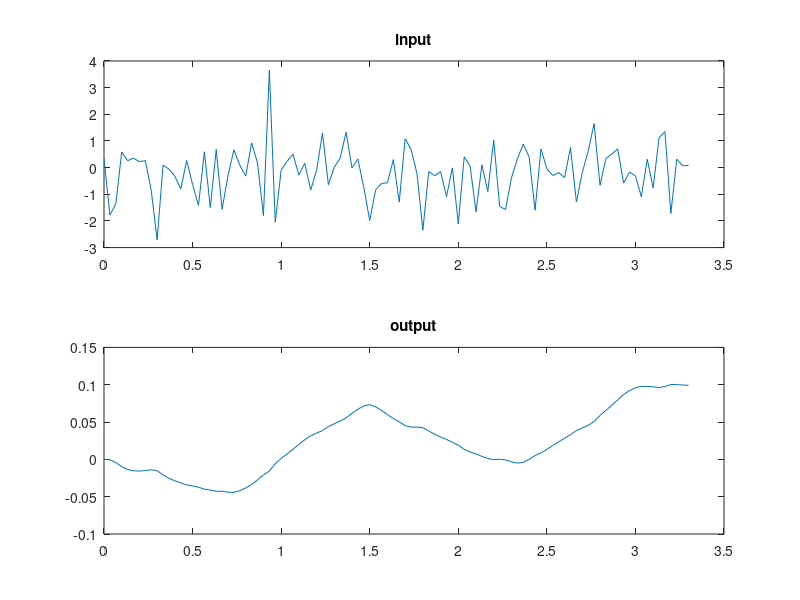
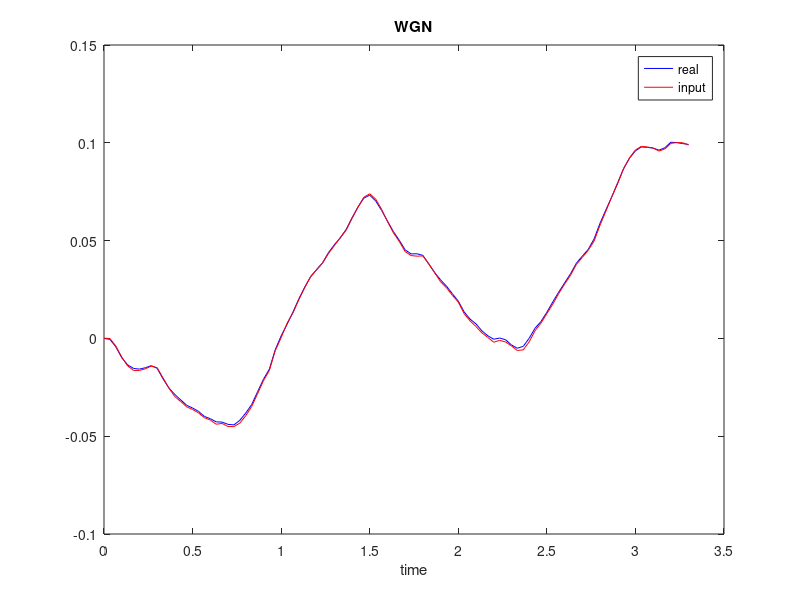

The MATLAB source for these figures, in order: (Note: this script raises an error after producing the figures.)
clc
clear
close all;

G=tf([5 0 -5],[2 14 36 44 24]);
P=pole(G);
Ts=(1/(max(abs(P))))*0.1;

%identification using WGN signal and LS
u = wgn(100,1,0);
t=0:Ts:Ts*99;

[y_id,t_id]=lsim(G,u,t);

figure(1);
subplot(2,1,1)
plot(t,u);
title("input")
subplot(2,1,2)
plot(t_id,y_id);
title("output")


na=2;%order of denum
nb=na;%order of num


N=length(y_id);

for i=1:na
   for j=1:N
        if j>i
           U(j,i)=-y_id(j-i);  
        else
           U(j,i)=0;
        end 
    end
end
for i=na+1:na+nb
  for j=1:N
        if j>(i-na)
           U(j,i)=u(j-i+na+1);  
        elseif j==i-na
             U(j,i)=u(1);
        else
           U(j,i)=0;
        end 
  end
end

Ut=U';


tetha_hat_LS=(inv(Ut*U))*(Ut*y_id);
y_hat=U*tetha_hat_LS;

%validation
SSE = sum((y_id - y_hat).^2);
MSE = mean((y_id - y_hat).^2);
mean_y_real = mean(y_id);
SSR = sum((y_hat - mean_y_real).^2);
R_squared = 1 - SSE / SSR;

figure;
plot(t, y_id, 'b', t, y_hat, 'r');
legend('real','input','estimated');
xlabel('time');
title("WGN");



disp(['SSE: ', num2str(SSE)]);
disp(['MSE: ', num2str(MSE)]);
disp(['R-squared: ', num2str(R_squared)]);

%identification using PRBS signal with LS
u_prbs=prbs(7,100);

[y_id_prbs,t_id_prbs]=lsim(G,u_prbs,t);

figure(3);
subplot(2,1,1)
plot(t,u_prbs);
title("PRBS_input")
subplot(2,1,2)
plot(t_id_prbs,y_id_prbs);
title("output")


for i=1:na
   for j=1:N
        if j>i
           U1(j,i)=-y_id_prbs(j-i);  
        else
           U1(j,i)=0;
        end 
    end
end
for i=na+1:na+nb
  for j=1:N
        if j>(i-na)
           U1(j,i)=u_prbs(j-i+na+1);  
        elseif j==i-na
             U1(j,i)=u(1);
        else
           U1(j,i)=0;
        end 
  end
end

U1t=U1';


tetha_hat_LS_prbs=(inv(U1t*U1))*(U1t*y_id_prbs);
y_hat_prbs=U1*tetha_hat_LS_prbs;

%validation
SSE_prbs = sum((y_id_prbs - y_hat_prbs).^2);
MSE_prbs = mean((y_id_prbs - y_hat_prbs).^2);
mean_y_real_prbs = mean(y_id_prbs);
SSR_prbs = sum((y_hat_prbs - mean_y_real_prbs).^2);
R_squared_prbs = 1 - SSE_prbs / SSR_prbs;

figure;
plot(t, y_id_prbs, 'b', t, y_hat_prbs, 'r');
legend('real','input','estimated');
xlabel('time');
title("PRBS")



disp(['SSE_prbs: ', num2str(SSE_prbs)]);
disp(['MSE_prbs: ', num2str(MSE_prbs)]);
disp(['R-squared_prbs: ', num2str(R_squared_prbs)]);
